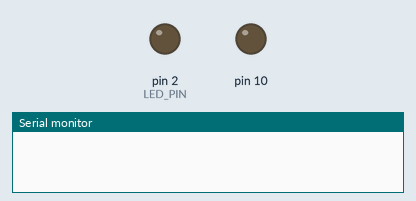
Recording of a sketch running on a simulated Arduino Uno, built with avr-gcc and run on an emulated ATmega328P. Shown: output pins drawn as LEDs (lit = HIGH), the last lines printed to the serial monitor. Dashed ring = blinking. No radio packets arrive unless stated; pins used as bus, display or sensor lines are not drawn.

Above: at 0.1 s.
At 1.17 s:
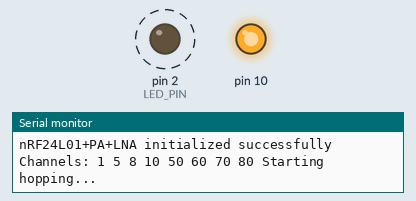
Timing chart, 0 to 4.0 s (numbered marks = the images above):
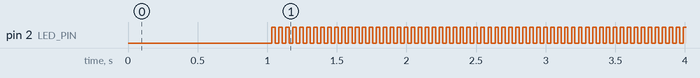

Measured:
- by itself, pin 2 (LED_PIN): alternates HIGH for 0.02 s and LOW for 0.02 s

The sketch:

nrf_jammer.ino
```cpp
#include <SPI.h>
#include <RF24.h>
#define CE_PIN 12
#define CSN_PIN 5
#define LED_PIN 2
RF24 radio(CE_PIN, CSN_PIN);
// channels 37, 38, 39 for advertising + data channels 0-36 (mapped to RF channels 2-80)
byte ble_channels[] = {2,  3,  4,  5,  6,  7,  8,  9,  10, 11, 12, 13, 14, 15, 16, 17, 18, 19, 20, 21,
                       22, 23, 24, 25, 26, 27, 28, 29, 30, 31, 32, 33, 34, 35, 36, 37, 38, 39, 40, 41};
// Best channels for max spectrum coverage
byte specific_channels[] = {1, 5, 8, 10, 50, 60, 70, 80};
// Full Bluetooth Classic
byte bluetooth_channels[] = {2,  3,  4,  5,  6,  7,  8,  9,  10, 11, 12, 13, 14, 15, 16, 17,
                             18, 19, 20, 21, 22, 23, 24, 25, 26, 27, 28, 29, 30, 31, 32, 33,
                             34, 35, 36, 37, 38, 39, 40, 41, 42, 43, 44, 45, 46, 47, 48, 49,
                             50, 51, 52, 53, 54, 55, 56, 57, 58, 59, 60, 61, 62, 63, 64, 65,
                             66, 67, 68, 69, 70, 71, 72, 73, 74, 75, 76, 77, 78, 79, 80};
byte* current_channels = specific_channels;
uint8_t channel_count = sizeof(specific_channels) / sizeof(specific_channels[0]);
volatile uint8_t current_channel_index = 0;

unsigned long lastBlinkTime = 0;

void setup() {
  delay(1000); // Wait for the module get stable 3.3v voltage
  Serial.begin(115200);
  pinMode(LED_PIN, OUTPUT);
  pinMode(CSN_PIN, OUTPUT);
  digitalWrite(LED_PIN, LOW);
  digitalWrite(CSN_PIN, HIGH);
  SPI.begin();
  SPI.setFrequency(1000000); // Use 1MHz for better stability and performance
  SPI.setDataMode(SPI_MODE0);
  SPI.setBitOrder(MSBFIRST);
  if (!radio.begin()) {
    Serial.println("ERROR: nRF24L01 module not found!");
    while(1) {
      digitalWrite(LED_PIN, HIGH);
      delay(100);
      digitalWrite(LED_PIN, LOW);
      delay(100);
    }
  }
  Serial.println("nRF24L01+PA+LNA initialized successfully");

  radio.setPALevel(RF24_PA_MAX);
  radio.setAddressWidth(3);
  radio.setPayloadSize(1);
  if (!radio.setDataRate(RF24_2MBPS)) {
    Serial.println("Warning: Could not set 2Mbps data rate");
  }
  radio.setAutoAck(false);
  radio.setRetries(0, 0);

  Serial.print("Channels: ");
  for(int i = 0; i < channel_count; i++) {
    Serial.print(current_channels[i]);
    Serial.print(" ");
  }
  Serial.println("Starting hopping...");
  digitalWrite(LED_PIN, HIGH);

  // Start constant carrier
  radio.startConstCarrier(RF24_PA_MAX, 40);
}

void loop() {
  if (++current_channel_index >= channel_count) current_channel_index = 0;

  // Direct SPI write to RF_CH
  digitalWrite(CSN_PIN, LOW);
  SPI.transfer(0x25);
  SPI.transfer(current_channels[current_channel_index]);
  digitalWrite(CSN_PIN, HIGH);

  unsigned long currentTime = millis();
  if (currentTime - lastBlinkTime >= 25) {
    digitalWrite(LED_PIN, !digitalRead(LED_PIN));
    lastBlinkTime = currentTime;
  }
}
```
